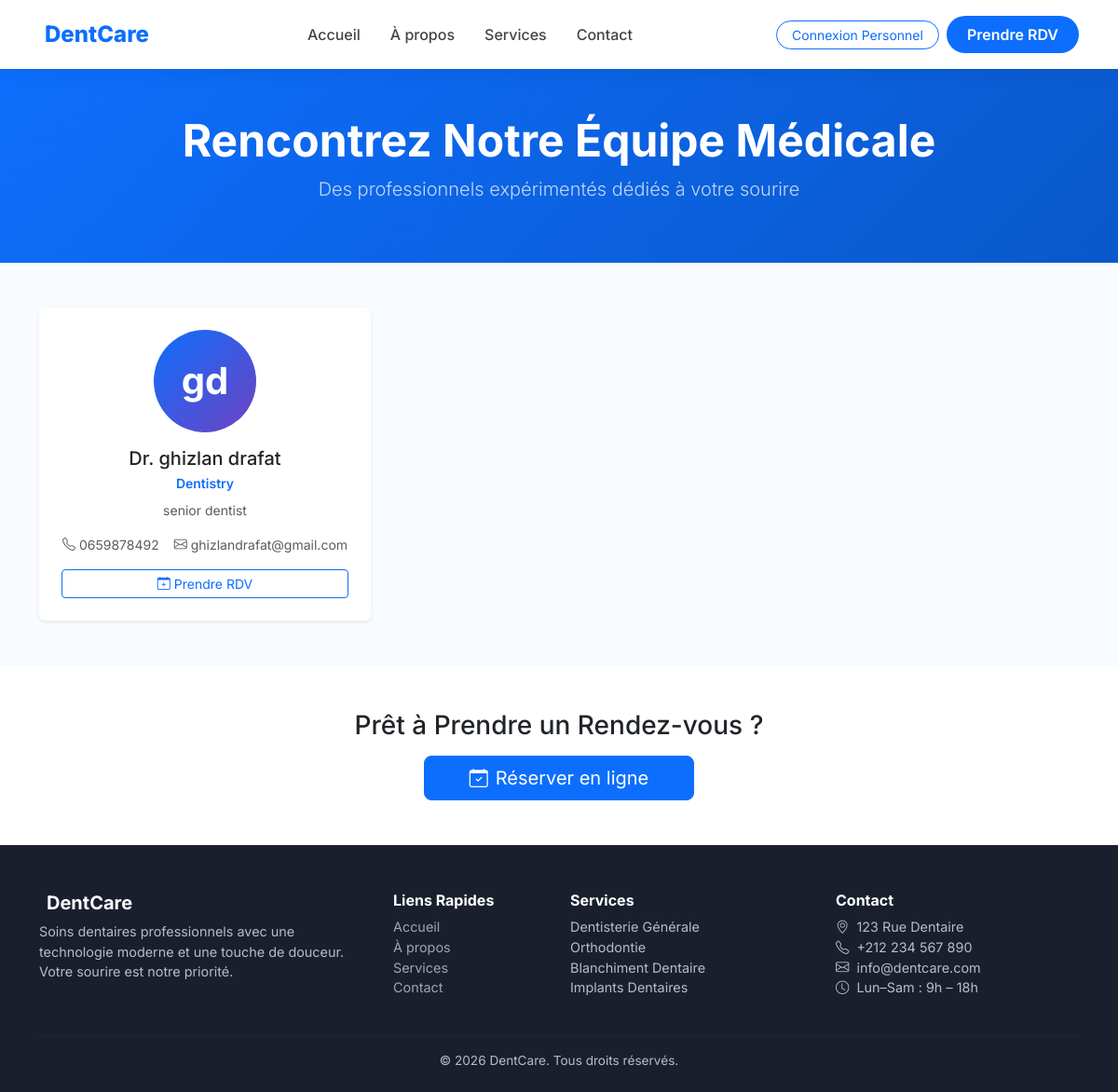
The app's page /doctors/ with its own data.
### clinic/models.py (models this page shows, shortened)
class Employee(models.Model):
    class Department(models.TextChoices):
        DENTISTRY    = 'dentistry',    'Dentistry'
        ORTHODONTICS = 'orthodontics', 'Orthodontics'
        RECEPTION    = 'reception',    'Reception'
        ADMIN        = 'admin',        'Admin'
    class Status(models.TextChoices):
        ACTIVE   = 'active',   'Active'
        INACTIVE = 'inactive', 'Inactive'
    emp_id     = models.CharField(max_length=10, unique=True, editable=False)
    user       = models.OneToOneField(
        'authentication.User',
        on_delete=models.CASCADE,
        related_name='employee_profile'
    )
    department = models.CharField(max_length=20, choices=Department.choices)
    position   = models.CharField(max_length=100)
    salary     = models.DecimalField(max_digits=10, decimal_places=2, default=0)
    hire_date  = models.DateField()
    status     = models.CharField(max_length=10, choices=Status.choices, default=Status.ACTIVE)
    notes      = models.TextField(blank=True)
    created_at = models.DateTimeField(auto_now_add=True)
    class Meta:
        ordering = ['emp_id']

### authentication/models.py (models this page shows, shortened)
class User(AbstractUser):
    class Role(models.TextChoices):
        ADMIN        = 'admin',        'Admin'
        DOCTOR       = 'doctor',       'Doctor'
        RECEPTIONIST = 'receptionist', 'Receptionist'
        PATIENT      = 'patient',      'Patient'
    role = models.CharField(
        max_length=20,
        choices=Role.choices,
        default=Role.PATIENT,
    )
    phone = models.CharField(max_length=20, blank=True)
    address = models.TextField(blank=True)
    profile_photo = models.ImageField(
        upload_to='profiles/', blank=True, null=True
    )

### home/views.py (the view)
# urls.py: path('doctors/',  views.doctors, name='doctors'),
def doctors(request):
    doctors_qs = Employee.objects.filter(
        user__role='doctor', status='active'
    ).select_related('user').order_by('emp_id')
    return render(request, 'home/doctors.html', {'doctors': doctors_qs})

### templates/home/doctors.html (shortened to what this page needs)
{% extends 'home/base_public.html' %}
{% block content %}
<section class="py-5 text-center" style="background:linear-gradient(135deg,#0d6efd 0%,#0a58ca 100%);color:#fff;">
  <div class="container">
    <h1 class="display-5 fw-bold mb-2">Rencontrez Notre Équipe Médicale</h1>
    <p class="lead opacity-75">Des professionnels expérimentés dédiés à votre sourire</p>
  </div>
</section>
<section class="py-5" style="background:#f8fbff;">
  <div class="container">
    {% if doctors %}
    <div class="row g-4">
      {% for doc in doctors %}
      <div class="col-md-6 col-lg-4">
        <div class="card h-100 shadow-sm border-0 text-center p-4">
          {% if doc.user.profile_photo %}
          <img src="{{ doc.user.profile_photo.url }}" class="rounded-circle mx-auto mb-3"
               width="110" height="110" style="object-fit:cover;">
          {% else %}
          <div class="rounded-circle d-flex align-items-center justify-content-center mx-auto mb-3"
               style="width:110px;height:110px;background:linear-gradient(135deg,#0d6efd,#6f42c1);">
            <span class="text-white fs-1 fw-bold">{{ doc.user.first_name.0 }}{{ doc.user.last_name.0 }}</span>
          </div>
          {% endif %}
          <h5 class="mb-1">Dr. {{ doc.user.get_full_name }}</h5>
          <p class="text-primary fw-semibold mb-2 small">{{ doc.get_department_display }}</p>
          <p class="text-muted small mb-3">{{ doc.position }}</p>
          <div class="d-flex justify-content-center gap-3 text-muted small">
            {% if doc.user.phone %}
            <span><i class="bi bi-telephone me-1"></i>{{ doc.user.phone }}</span>
            {% endif %}
            <span><i class="bi bi-envelope me-1"></i>{{ doc.user.email }}</span>
          </div>
          <a href="{% url 'home:book' %}" class="btn btn-outline-primary btn-sm mt-3">
            <i class="bi bi-calendar-plus me-1"></i>Prendre RDV
          </a>
        </div>
      </div>
      {% endfor %}
    </div>
    {% else %}
    <div class="text-center py-5">
      <i class="bi bi-person-badge fs-1 text-muted"></i>
      <p class="mt-3 text-muted">Aucun médecin disponible pour le moment.</p>
    </div>
    {% endif %}
  </div>
</section>
<section class="py-5 text-center" style="background:#fff;">
  <div class="container">
    <h3 class="mb-3">Prêt à Prendre un Rendez-vous ?</h3>
    <a href="{% url 'home:book' %}" class="btn btn-primary btn-lg px-5">
      <i class="bi bi-calendar-check me-2"></i>Réserver en ligne
    </a>
  </div>
</section>
{% endblock %}

### templates/home/base_public.html (style rules this page uses)
:root { --primary: #0d6efd; --primary-dark: #0a58ca; --accent: #00c6ff; --dark: #1a1f2e; --light-bg: #f8fbff; }
* { font-family: 'Inter', sans-serif; }
section { padding: 80px 0; }

### records on screen
Employee: user.first_name.0 "g", user.last_name.0 "d", user.get_full_name "ghizlan drafat", department "Dentistry", position "senior dentist", user.phone "0659878492", user.email "ghizlandrafat@gmail.com"
